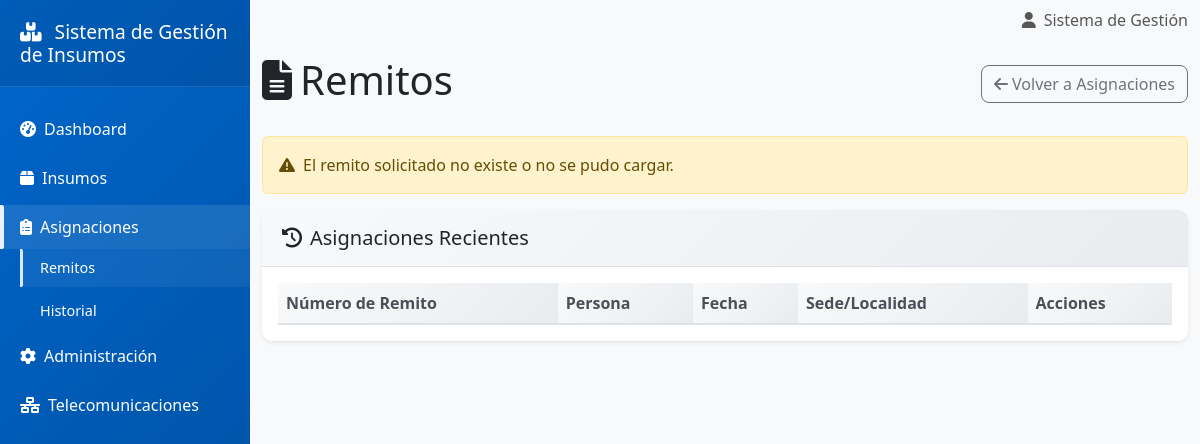
Page /pages/reportes/remito.php?remito=0025_2025 on the earlier database version.
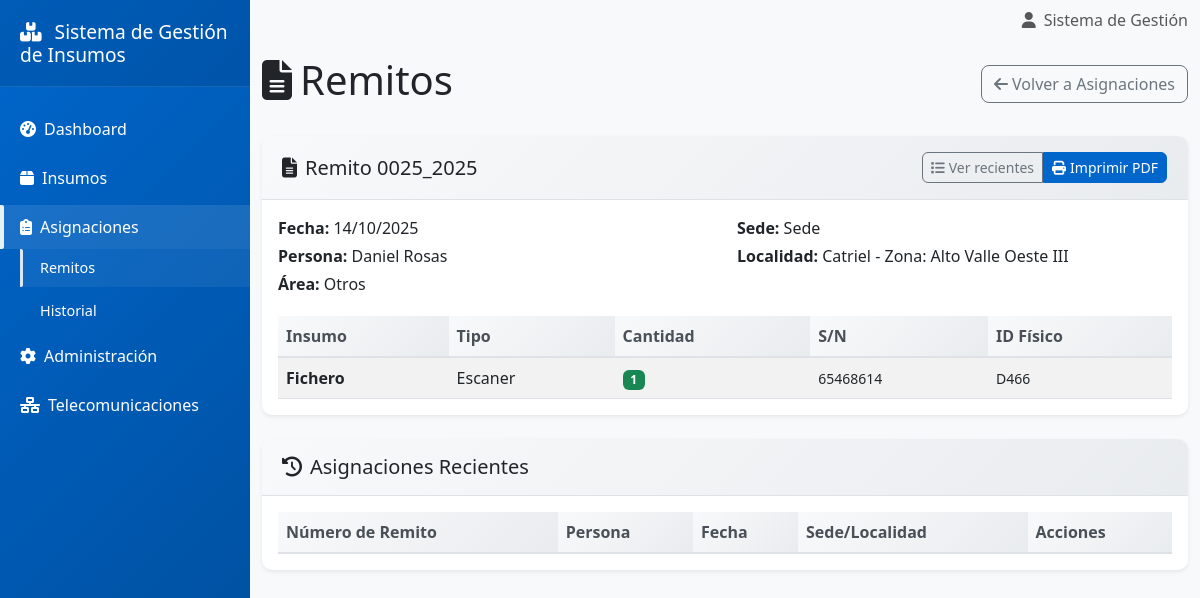
Same page on the later database version.
### tables this page shows
CREATE TABLE `remitos` (
  `id_remito` int(11) NOT NULL,
  `numero_remito` varchar(50) NOT NULL,
  `id_sede` int(11) NOT NULL,
  `id_area` int(11) NOT NULL,
  `nombre_persona_asignada` varchar(100) NOT NULL,
  `apellido_persona_asignada` varchar(100) NOT NULL,
  `fecha_asignacion` date NOT NULL,
  `estado` enum('Activa','Devuelta') NOT NULL DEFAULT 'Activa',
  `fecha_devolucion` date DEFAULT NULL,
  `observaciones` varchar(255) DEFAULT NULL
);

CREATE TABLE `areas` (
  `id_area` int(11) NOT NULL,
  `nombre_area` varchar(100) NOT NULL,
  `descripcion` varchar(255) DEFAULT NULL
);

CREATE TABLE `sedes` (
  `id_sede` int(11) NOT NULL,
  `id_localidad` int(11) NOT NULL,
  `nombre_sede` varchar(100) NOT NULL,
  `direccion` varchar(255) DEFAULT NULL,
  `observaciones` varchar(255) DEFAULT NULL,
  `delegado_nombre` varchar(100) DEFAULT NULL,
  `delegado_apellido` varchar(100) DEFAULT NULL,
  `delegado_telefono` varchar(50) DEFAULT NULL,
  `responsable_nombre` varchar(100) DEFAULT NULL,
  `responsable_apellido` varchar(100) DEFAULT NULL,
  `responsable_telefono` varchar(50) DEFAULT NULL
);

CREATE TABLE `localidades` (
  `id_localidad` int(11) NOT NULL,
  `id_zona` int(11) NOT NULL,
  `nombre_localidad` varchar(100) NOT NULL
);

CREATE TABLE `zonas` (
  `id_zona` int(11) NOT NULL,
  `nombre_zona` varchar(100) NOT NULL
);

CREATE TABLE `remitos_detalle` (
  `id_detalle` int(11) NOT NULL,
  `id_remito` int(11) NOT NULL,
  `id_insumo` int(11) NOT NULL,
  `cantidad` int(11) NOT NULL DEFAULT 1,
  `cantidad_devuelta` int(11) NOT NULL DEFAULT 0
);

CREATE TABLE `insumos` (
  `id_insumo` int(11) NOT NULL,
  `nombre_insumo` varchar(100) NOT NULL,
  `tipo_insumo` enum('Varios','PC Completa','Notebook','Impresora','Monitor','Escaner') NOT NULL,
  `subcategoria_varios` enum('Hardware','Periféricos','Red') DEFAULT NULL,
  `descripcion_general` varchar(255) DEFAULT NULL,
  `numero_serie` varchar(50) DEFAULT NULL,
  `id_fisico` varchar(50) DEFAULT NULL,
  `id_patrimonio` varchar(50) DEFAULT NULL,
  `cantidad` int(11) NOT NULL DEFAULT 1,
  `fecha_adquisicion` date DEFAULT NULL,
  `estado` enum('Disponible','Asignado','De Baja') NOT NULL DEFAULT 'Disponible',
  `id_punto_stock_actual` int(11) DEFAULT NULL,
  `id_sede_actual` int(11) DEFAULT NULL,
  `id_area_asignacion_actual` int(11) DEFAULT NULL,
  `id_patrimonio_idx` varchar(50) GENERATED ALWAYS AS (case when `tipo_insumo` <> 'Varios' then `id_patrimonio` else NULL end) VIRTUAL
);

### pages/reportes/remito.php (the view, shortened to what the rows shown need)
<?php
$conexion = conectarDB();
$numero_remito = (
    (isset($_GET['remito']) && $_GET['remito'] !== '') ? $_GET['remito'] :
    ((isset($_GET['numero']) && $_GET['numero'] !== '') ? $_GET['numero'] :
    ((isset($_GET['numero_remito']) && $_GET['numero_remito'] !== '') ? $_GET['numero_remito'] : ''))
);
$cab = null;
$items_remito = [];
if ($numero_remito !== '') {
    $stmt = $conexion->prepare("SELECT r.numero_remito, r.fecha_asignacion, r.nombre_persona_asignada, r.apellido_persona_asignada,
                                       ar.nombre_area, s.nombre_sede, l.nombre_localidad, z.nombre_zona, r.observaciones
                                FROM remitos r
                                JOIN sedes s ON r.id_sede = s.id_sede
                                JOIN localidades l ON s.id_localidad = l.id_localidad
                                JOIN zonas z ON l.id_zona = z.id_zona
                                JOIN areas ar ON r.id_area = ar.id_area
                                WHERE r.numero_remito = ?
                                LIMIT 1");
    $stmt->execute([$numero_remito]);
    $cab = $stmt->fetch();
    if ($cab) {
        $stmtDet = $conexion->prepare("SELECT i.nombre_insumo, i.tipo_insumo, i.numero_serie, i.id_fisico, d.cantidad
                                       FROM remitos_detalle d
                                       JOIN insumos i ON d.id_insumo = i.id_insumo
                                       JOIN remitos r ON r.id_remito = d.id_remito
                                       WHERE r.numero_remito = ?
                                       ORDER BY i.nombre_insumo");
        $stmtDet->execute([$numero_remito]);
        $items_remito = $stmtDet->fetchAll();
    }
}
$stmt = $conexion->query("SELECT r.numero_remito, r.fecha_asignacion, r.nombre_persona_asignada, r.apellido_persona_asignada,
                                 ar.nombre_area, s.nombre_sede
                          FROM remitos r
                          JOIN areas ar ON r.id_area = ar.id_area
                          JOIN sedes s ON r.id_sede = s.id_sede
                          ORDER BY r.fecha_asignacion DESC
                          LIMIT 10");
$asignaciones_recientes = $stmt->fetchAll();
?>
<?php include '../../includes/header.php'; ?>
<div class="row">
    <div class="col-12 d-flex justify-content-between align-items-center mb-4">
        <h1><i class="fas fa-file-alt me-2"></i>Remitos</h1>
    </div>
    </div>
<?php if ($numero_remito !== '' && $cab): ?>
<div class="card mb-4">
    <div class="card-header d-flex justify-content-between align-items-center">
        <h5 class="mb-0">
            <i class="fas fa-file-alt me-2"></i>Remito <?php echo htmlspecialchars($cab['numero_remito']); ?>
        </h5>
        <div class="btn-group">
            <a class="btn btn-outline-secondary btn-sm" href="?">
                <i class="fas fa-list me-1"></i>Ver recientes
            </a>
            <button type="button" class="btn btn-primary btn-sm" onclick="generarRemitoPDF('<?php echo htmlspecialchars($cab['numero_remito']); ?>')">
                <i class="fas fa-print me-1"></i>Imprimir PDF
            </button>
        </div>
    </div>
    <div class="card-body">
        <div class="row">
            <div class="col-md-6">
                <p class="mb-1"><strong>Fecha:</strong> <?php echo date('d/m/Y', strtotime($cab['fecha_asignacion'])); ?></p>
                <p class="mb-1"><strong>Persona:</strong> <?php echo htmlspecialchars($cab['nombre_persona_asignada'] . ' ' . $cab['apellido_persona_asignada']); ?></p>
                <p class="mb-1"><strong>Área:</strong> <?php echo htmlspecialchars($cab['nombre_area'] ?: '-'); ?></p>
            </div>
            <div class="col-md-6">
                <p class="mb-1"><strong>Sede:</strong> <?php echo htmlspecialchars($cab['nombre_sede'] ?: '-'); ?></p>
                <p class="mb-1"><strong>Localidad:</strong> <?php echo htmlspecialchars(($cab['nombre_localidad'] ?: '-') . ' - Zona: ' . ($cab['nombre_zona'] ?: '-')); ?></p>
            </div>
        </div>
        <div class="table-responsive mt-3">
            <table class="table table-striped datatable">
                <thead class="table-light">
                    <tr>
                        <th>Insumo</th>
                        <th>Tipo</th>
                        <th>Cantidad</th>
                        <th>S/N</th>
                        <th>ID Físico</th>
                    </tr>
                </thead>
                <tbody>
                    <?php foreach ($items_remito as $it): ?>
                    <tr>
                        <td><strong><?php echo htmlspecialchars($it['nombre_insumo']); ?></strong></td>
                        <td><?php echo htmlspecialchars($it['tipo_insumo']); ?></td>
                        <td><span class="badge bg-success"><?php echo isset($it['cantidad']) ? (int)$it['cantidad'] : 1; ?></span></td>
                        <td><small><?php echo htmlspecialchars($it['numero_serie'] ?: '-'); ?></small></td>
                        <td><small><?php echo htmlspecialchars($it['id_fisico'] ?: '-'); ?></small></td>
                    </tr>
                    <?php endforeach; ?>
                </tbody>
            </table>
        </div>
    </div>
    </div>
<?php elseif ($numero_remito !== '' && !$cab): ?>
    <div class="alert alert-warning">
        <i class="fas fa-exclamation-triangle me-2"></i>El remito solicitado no existe o no se pudo cargar.
    </div>
<?php endif; ?>
<div class="card">
    <div class="card-body">
        <?php if (empty($asignaciones_recientes)): ?>
            <div class="text-center py-4">
                <i class="fas fa-file-pdf fa-3x text-muted mb-3"></i>
                <h5 class="text-muted">No hay remitos recientes</h5>
                <p class="text-muted">No se han generado remitos aún</p>
            </div>
        <?php else: ?>
            <div class="table-responsive">
                <table class="table table-striped datatable" id="tablaRemitos" data-default-order-col="2" data-default-order-dir="desc" data-ssp="1">
                    <thead>
                        <tr>
                            <th>Número de Remito</th>
                            <th>Persona</th>
                            <th>Fecha</th>
                            <th>Sede/Localidad</th>
                            <th>Acciones</th>
                        </tr>
                    </thead>
                </table>
            </div>
        <?php endif; ?>
    </div>
</div>
<?php include '../../includes/footer.php'; ?>

Differences in the rows shown:
added remitos: numero_remito "0025_2025", fecha_asignacion "14/10/2025", nombre_persona_asignada+apellido_persona_asignada "Daniel Rosas", id_area.nombre_area "Otros", id_sede.nombre_sede "Sede", localidades.nombre_localidad "Catriel - Zona: Alto Valle Oeste III"
added remitos_detalle: id_insumo.nombre_insumo "Fichero", id_insumo.tipo_insumo "Escaner", cantidad "1", id_insumo.numero_serie "65468614", id_insumo.id_fisico "D466"
Other differences:
text no longer shown: "El remito solicitado no existe o no se pudo cargar."
text now shown: "Remito Ver recientes Imprimir PDF Fecha: Persona: Área: Sede: Localidad: Insumo Tipo Cantidad S/N ID Físico"
